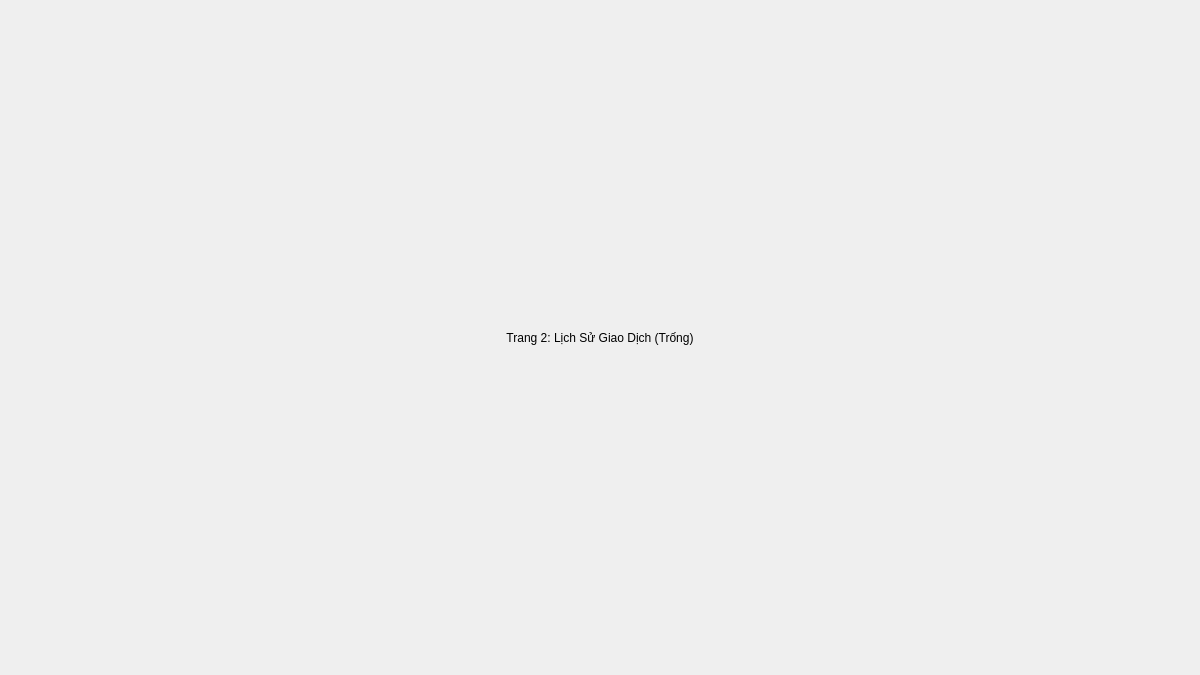
<?xml version="1.0" encoding="UTF-8"?>
<ui version="4.0">
 <class>TransactionsWidget</class>
 <widget class="QWidget" name="TransactionsWidget">
  <property name="geometry">
   <rect>
    <x>0</x>
    <y>0</y>
    <width>1200</width>
    <height>675</height>
   </rect>
  </property>
  <property name="windowTitle">
   <string>Form</string>
  </property>
  <layout class="QVBoxLayout" name="mainLayout">
   <item>
    <widget class="QLabel" name="label">
     <property name="text">
      <string>Trang 2: Lịch Sử Giao Dịch (Trống)</string>
     </property>
     <property name="alignment">
      <set>Qt::AlignCenter</set>
     </property>
    </widget>
   </item>
  </layout>
 </widget>
 <resources/>
 <connections/>
</ui>
